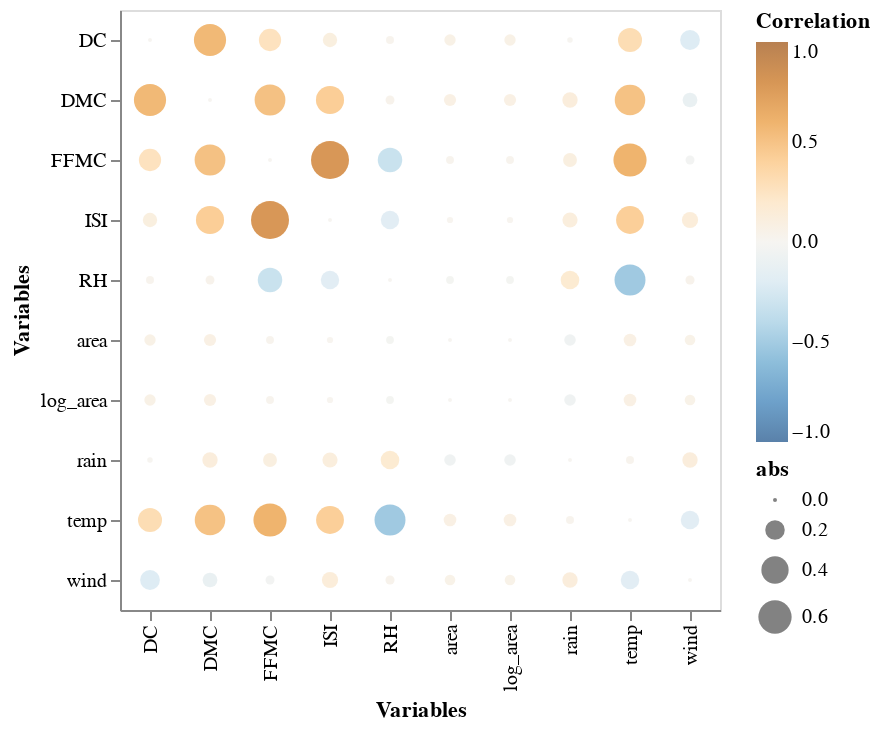

Write notebook code for a chart like this one.
### Code cell
#Fig 8. Correlation heatmap for numerical variables
df_numeric = df.drop(["X", "Y", "month", "day"], axis=1)

corr_df = df_numeric.corr("spearman").stack().reset_index(name="corr")
corr_df.loc[corr_df["corr"] == 1, "corr"] = 0
corr_df["abs"] = corr_df["corr"].abs()

(
    alt.Chart(corr_df)
    .mark_circle()
    .encode(x = alt.X("level_0", title = "Variables"),
            y = alt.Y("level_1", title = "Variables"),
            size = "abs",
            color = alt.Color('corr',
                               scale = alt.Scale(scheme = 'blueorange',
                                                 domain = (-1, 1)),
                               title = "Correlation"))
).properties(
    width = 300,
    height = 300
)
#Figure 8 shows the correlations between the numerical variables of our data. We can see that some variables seem to be correlated to each other.
#For example, The correlations between ISI and FFMC or the correlation between DMC and DC seem to be somewhat high.
#Again, we need to keep this in mind when making our model.

### Figure 1 — Vega-Lite specification as saved in the notebook (floating-point values rounded to 4 significant figures)
{"config": {"view": {"continuousWidth": 400, "continuousHeight": 300}}, "data": {"name": "data-6f7d3eecb09d8e144e5839a02226c890"}, "mark": "circle", "encoding": {"color": {"field": "corr", "scale": {"domain": [-1, 1], "scheme": "blueorange"}, "title": "Correlation", "type": "quantitative"}, "size": {"field": "abs", "type": "quantitative"}, "x": {"field": "level_0", "title": "Variables", "type": "nominal"}, "y": {"field": "level_1", "title": "Variables", "type": "nominal"}}, "height": 300, "width": 300, "$schema": "https://vega.github.io/schema/vega-lite/v4.17.0.json", "datasets": {"data-6f7d3eecb09d8e144e5839a02226c890": [{"level_0": "FFMC", "level_1": "FFMC", "corr": 0.0, "abs": 0.0}, {"level_0": "FFMC", "level_1": "DMC", "corr": 0.5114, "abs": 0.5114}, {"level_0": "FFMC", "level_1": "DC", "corr": 0.263, "abs": 0.263}, {"level_0": "FFMC", "level_1": "ISI", "corr": 0.7836, "abs": 0.7836}, {"level_0": "FFMC", "level_1": "temp", "corr": 0.5948, "abs": 0.5948}, {"level_0": "FFMC", "level_1": "RH", "corr": -0.3195, "abs": 0.3195}, {"level_0": "FFMC", "level_1": "wind", "corr": -0.0354, "abs": 0.0354}, {"level_0": "FFMC", "level_1": "rain", "corr": 0.0974, "abs": 0.0974}, {"level_0": "FFMC", "level_1": "area", "corr": 0.0253, "abs": 0.0253}, {"level_0": "FFMC", "level_1": "log_area", "corr": 0.0253, "abs": 0.0253}, {"level_0": "DMC", "level_1": "FFMC", "corr": 0.5114, "abs": 0.5114}, {"level_0": "DMC", "level_1": "DMC", "corr": 0.0, "abs": 0.0}, {"level_0": "DMC", "level_1": "DC", "corr": 0.5588, "abs": 0.5588}, {"level_0": "DMC", "level_1": "ISI", "corr": 0.4252, "abs": 0.4252}, {"level_0": "DMC", "level_1": "temp", "corr": 0.503, "abs": 0.503}, {"level_0": "DMC", "level_1": "RH", "corr": 0.0346, "abs": 0.0346}, {"level_0": "DMC", "level_1": "wind", "corr": -0.1104, "abs": 0.1104}, {"level_0": "DMC", "level_1": "rain", "corr": 0.1206, "abs": 0.1206}, {"level_0": "DMC", "level_1": "area", "corr": 0.07192, "abs": 0.07192}, {"level_0": "DMC", "level_1": "log_area", "corr": 0.07192, "abs": 0.07192}, {"level_0": "DC", "level_1": "FFMC", "corr": 0.263, "abs": 0.263}, {"level_0": "DC", "level_1": "DMC", "corr": 0.5588, "abs": 0.5588}, {"level_0": "DC", "level_1": "DC", "corr": 0.0, "abs": 0.0}, {"level_0": "DC", "level_1": "ISI", "corr": 0.1038, "abs": 0.1038}, {"level_0": "DC", "level_1": "temp", "corr": 0.3087, "abs": 0.3087}, {"level_0": "DC", "level_1": "RH", "corr": 0.02587, "abs": 0.02587}, {"level_0": "DC", "level_1": "wind", "corr": -0.2058, "abs": 0.2058}, {"level_0": "DC", "level_1": "rain", "corr": 0.008048, "abs": 0.008048}, {"level_0": "DC", "level_1": "area", "corr": 0.06163, "abs": 0.06163}, {"level_0": "DC", "level_1": "log_area", "corr": 0.06163, "abs": 0.06163}, {"level_0": "ISI", "level_1": "FFMC", "corr": 0.7836, "abs": 0.7836}, {"level_0": "ISI", "level_1": "DMC", "corr": 0.4252, "abs": 0.4252}, {"level_0": "ISI", "level_1": "DC", "corr": 0.1038, "abs": 0.1038}, {"level_0": "ISI", "level_1": "ISI", "corr": 0.0, "abs": 0.0}, {"level_0": "ISI", "level_1": "temp", "corr": 0.4164, "abs": 0.4164}, {"level_0": "ISI", "level_1": "RH", "corr": -0.1775, "abs": 0.1775}, {"level_0": "ISI", "level_1": "wind", "corr": 0.1356, "abs": 0.1356}, {"level_0": "ISI", "level_1": "rain", "corr": 0.1175, "abs": 0.1175}, {"level_0": "ISI", "level_1": "area", "corr": 0.0125, "abs": 0.0125}, {"level_0": "ISI", "level_1": "log_area", "corr": 0.0125, "abs": 0.0125}, {"level_0": "temp", "level_1": "FFMC", "corr": 0.5948, "abs": 0.5948}, {"level_0": "temp", "level_1": "DMC", "corr": 0.503, "abs": 0.503}, {"level_0": "temp", "level_1": "DC", "corr": 0.3087, "abs": 0.3087}, {"level_0": "temp", "level_1": "ISI", "corr": 0.4164, "abs": 0.4164}, {"level_0": "temp", "level_1": "temp", "corr": 0.0, "abs": 0.0}, {"level_0": "temp", "level_1": "RH", "corr": -0.5176, "abs": 0.5176}, {"level_0": "temp", "level_1": "wind", "corr": -0.1799, "abs": 0.1799}, {"level_0": "temp", "level_1": "rain", "corr": 0.02602, "abs": 0.02602}, {"level_0": "temp", "level_1": "area", "corr": 0.0787, "abs": 0.0787}, {"level_0": "temp", "level_1": "log_area", "corr": 0.0787, "abs": 0.0787}, {"level_0": "RH", "level_1": "FFMC", "corr": -0.3195, "abs": 0.3195}, {"level_0": "RH", "level_1": "DMC", "corr": 0.0346, "abs": 0.0346}, {"level_0": "RH", "level_1": "DC", "corr": 0.02587, "abs": 0.02587}, {"level_0": "RH", "level_1": "ISI", "corr": -0.1775, "abs": 0.1775}, {"level_0": "RH", "level_1": "temp", "corr": -0.5176, "abs": 0.5176}, {"level_0": "RH", "level_1": "RH", "corr": 0.0, "abs": 0.0}, {"level_0": "RH", "level_1": "wind", "corr": 0.03716, "abs": 0.03716}, {"level_0": "RH", "level_1": "rain", "corr": 0.1811, "abs": 0.1811}, {"level_0": "RH", "level_1": "area", "corr": -0.02422, "abs": 0.02422}, {"level_0": "RH", "level_1": "log_area", "corr": -0.02422, "abs": 0.02422}, {"level_0": "wind", "level_1": "FFMC", "corr": -0.0354, "abs": 0.0354}, {"level_0": "wind", "level_1": "DMC", "corr": -0.1104, "abs": 0.1104}, {"level_0": "wind", "level_1": "DC", "corr": -0.2058, "abs": 0.2058}, {"level_0": "wind", "level_1": "ISI", "corr": 0.1356, "abs": 0.1356}, {"level_0": "wind", "level_1": "temp", "corr": -0.1799, "abs": 0.1799}, {"level_0": "wind", "level_1": "RH", "corr": 0.03716, "abs": 0.03716}, {"level_0": "wind", "level_1": "wind", "corr": 0.0, "abs": 0.0}, {"level_0": "wind", "level_1": "rain", "corr": 0.1205, "abs": 0.1205}, {"level_0": "wind", "level_1": "area", "corr": 0.0532, "abs": 0.0532}, {"level_0": "wind", "level_1": "log_area", "corr": 0.0532, "abs": 0.0532}, {"level_0": "rain", "level_1": "FFMC", "corr": 0.0974, "abs": 0.0974}, {"level_0": "rain", "level_1": "DMC", "corr": 0.1206, "abs": 0.1206}, {"level_0": "rain", "level_1": "DC", "corr": 0.008048, "abs": 0.008048}, {"level_0": "rain", "level_1": "ISI", "corr": 0.1175, "abs": 0.1175}, {"level_0": "rain", "level_1": "temp", "corr": 0.02602, "abs": 0.02602}, {"level_0": "rain", "level_1": "RH", "corr": 0.1811, "abs": 0.1811}, {"level_0": "rain", "level_1": "wind", "corr": 0.1205, "abs": 0.1205}, {"level_0": "rain", "level_1": "rain", "corr": 0.0, "abs": 0.0}, {"level_0": "rain", "level_1": "area", "corr": -0.06407, "abs": 0.06407}, {"level_0": "rain", "level_1": "log_area", "corr": -0.06407, "abs": 0.06407}, {"level_0": "area", "level_1": "FFMC", "corr": 0.0253, "abs": 0.0253}, {"level_0": "area", "level_1": "DMC", "corr": 0.07192, "abs": 0.07192}, {"level_0": "area", "level_1": "DC", "corr": 0.06163, "abs": 0.06163}, {"level_0": "area", "level_1": "ISI", "corr": 0.0125, "abs": 0.0125}, {"level_0": "area", "level_1": "temp", "corr": 0.0787, "abs": 0.0787}, {"level_0": "area", "level_1": "RH", "corr": -0.02422, "abs": 0.02422}, {"level_0": "area", "level_1": "wind", "corr": 0.0532, "abs": 0.0532}, {"level_0": "area", "level_1": "rain", "corr": -0.06407, "abs": 0.06407}, {"level_0": "area", "level_1": "area", "corr": 0.0, "abs": 0.0}, {"level_0": "area", "level_1": "log_area", "corr": 0.0, "abs": 0.0}, {"level_0": "log_area", "level_1": "FFMC", "corr": 0.0253, "abs": 0.0253}, {"level_0": "log_area", "level_1": "DMC", "corr": 0.07192, "abs": 0.07192}, {"level_0": "log_area", "level_1": "DC", "corr": 0.06163, "abs": 0.06163}, {"level_0": "log_area", "level_1": "ISI", "corr": 0.0125, "abs": 0.0125}, {"level_0": "log_area", "level_1": "temp", "corr": 0.0787, "abs": 0.0787}, {"level_0": "log_area", "level_1": "RH", "corr": -0.02422, "abs": 0.02422}, {"level_0": "log_area", "level_1": "wind", "corr": 0.0532, "abs": 0.0532}, {"level_0": "log_area", "level_1": "rain", "corr": -0.06407, "abs": 0.06407}, {"level_0": "log_area", "level_1": "area", "corr": 0.0, "abs": 0.0}, {"level_0": "log_area", "level_1": "log_area", "corr": 0.0, "abs": 0.0}]}}
